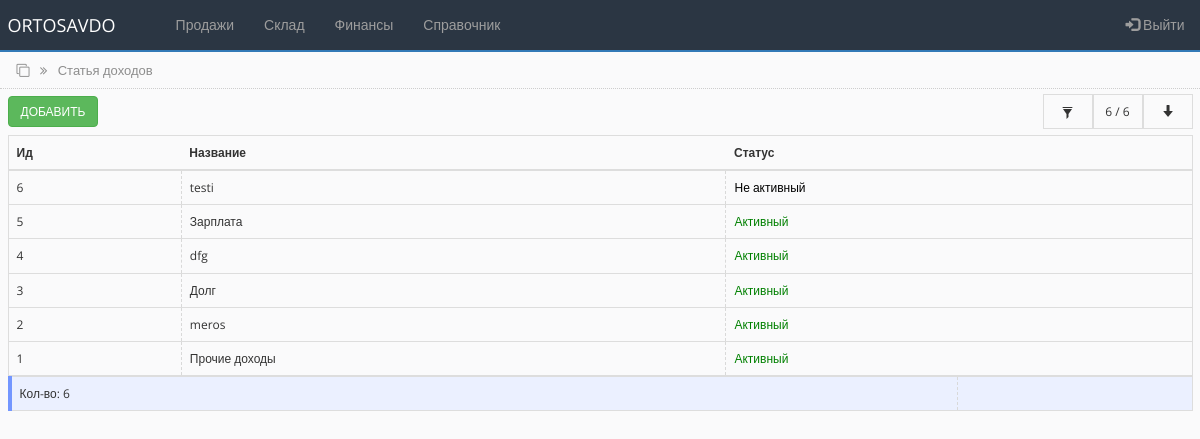
Page /type_cash_in.php (signed in) on the committed database.
### tables this page shows
CREATE TABLE `state_in` (
  `id` int(100) NOT NULL,
  `name` varchar(250) NOT NULL,
  `sts` int(100) NOT NULL
);

### type_cash_in.php (the view, shortened to what this page needs)
<?php
include('settings.php');
include('bot_lib.php');
$limit = 15;
if (isset($_POST['id_tci'])) {
    $id_cont = $_POST['id_tci'];
    $bg_sts = '#ebf0ff';
    $display_sts = 'none';
    $display_sts_filer_on = 'true';
     $query = "SELECT * FROM state_in WHERE id = '$id_cont' ORDER BY id DESC";
     $all_debt_query = "SELECT count(id) as allcount FROM state_in WHERE id = '$id_cont' ORDER BY id DESC";
 }
 else
{
    $query = "SELECT * FROM state_in ORDER BY id desc LIMIT 0,".$limit;
    $all_debt_query = "SELECT count(id) as allcount FROM state_in";
}
 $all_debt_result = mysqli_query ($connect, $all_debt_query);
 $all_debt_fetch = mysqli_fetch_array($all_debt_result);
 $all_count = $all_debt_fetch['allcount'];
 if ($all_count < $limit) {
     $limit  = $all_count;
   }
 $rs_result = mysqli_query ($connect, $query);
?>
<!DOCTYPE html>
<html lang="en">
<head>
    <link rel="stylesheet" href="https://maxcdn.bootstrapcdn.com/bootstrap/3.4.1/css/bootstrap.min.css">
    <link rel="stylesheet" href="https://cdnjs.cloudflare.com/ajax/libs/font-awesome/4.7.0/css/font-awesome.min.css">
    <link rel="stylesheet" href="css/bootstrap-grid.min.css">
    <link rel="stylesheet" href="https://cdnjs.cloudflare.com/ajax/libs/selectize.js/0.15.2/css/selectize.default.min.css" />
    <link rel="stylesheet" href="css/style.css">
</head>
<body>
<?php include 'partSite/nav.php'; ?>
<div class="page_name">
    <div class="container-fluid">
        <i class="fa fa-clone" aria-hidden="true"></i>
        <i class="fa fa-angle-double-right right_cus"></i>
        <span class="right_cus">Статья доходов</span>
    </div>
</div>
<div class="toolbar">
        <div class="container-fluid">
            <div class="toolbar_wrapper">
                <div>
                <a href="add_type_cash_in.php"> <button type="button" class="btn btn-success">Добавить</button> </a>
                </div>
                <div class="filter-container">
                    <div style="background-color:<?php echo $bg_sts;?>" class="filter-container-item first" data-toggle="modal" data-target="#filter">
                    <span class="glyphicon glyphicon-filter"></span>
                    </div>
                    <div style="display:<?php echo $display_sts;?>" class="filter-container-item">
                        <span><span id="row_c"><?php echo $limit; ?></span> / <?php echo $all_count; ?></span>
                    </div>
                    <div style="display:<?php echo $display_sts;?>" class="filter-container-item">
                        <div class="loadmore">
                            <button class="btn btn-outline-info" type="button" id="loadBtn" value="+10"><span class="glyphicon glyphicon-arrow-down"></span></button>
                        </div>
                    </div>
                </div>
            </div>
        </div>
</div>
<div class="all_table">
    <div class="container-fluid">
        <table class="table table-hover">
        <thead>
            <tr>
            <th scope="col">Ид</th>
            <th scope="col">Название</th>
            <th scope="col">Статус</th>
            </tr>
        </thead>
        <tbody class="postList">
<?php
   $i = 0;
   while ($row = mysqli_fetch_array($rs_result)) {
       $i++;
   if ($row['sts'] == 1) {
      $sts = "Активный";
      $sts_color = "green";
   }else {
       $sts = "Не активный";
      $sts_color = "black";
   }
?>
        <tr data-toggle="collapse" data-target="#row<?php echo $i;?>" aria-expanded="true" class="accordion-toggle">
            <td><?php echo $row["id"]; ?></td>
            <td><?php echo $row["name"]; ?></td>
            <td style="color: <?php echo $sts_color; ?>"><?php echo $sts; ?></td>
        </tr>
<?php
    };
?>
        </tbody>
        </table>
        <table class="table" style="background-color:#ebf0ff; border-left: 4px solid #7396ff;">
            <tr>
                <td style="text-align:left;">Кол-во: <?php echo number_format($all_count, 0, ',', ' '); ?>
                </td>
                <td style="text-align:left;"></td>
            </tr>
        </table>
    </div>
</div>
</body>
</html>

### css/style.css (style rules this page uses)
* { box-sizing: border-box; margin: 0; padding: 0; transition: all 0.01s; }
body { background-color: #FAFAFB; font-family: "Open Sans", sans-serif; font-size: 12px; }
.page_name { width: 100%; height: 37px; padding: 9px; margin-top: -20px; border-bottom: 1px dotted #CDCDCD; color: #8d8d8d; font-size: 13px; }
.right_cus { margin-left: 7px; }
.toolbar { width: 100%; height: 46px; margin: 0; padding: 5px 0; }
.toolbar .btn { text-transform: uppercase; font-size: 12px; }
.table { border-collapse: collapse; border: 1px solid #dddddd; margin-bottom: 0px; padding-top: 10px; }
table > tbody > tr > td { vertical-align: middle; border-left: 0.00001px dashed #d9d9d9; height: 80%; }
.toolbar_wrapper { width: 100%; display: flex; justify-content: space-between; align-items: center; }
.filter-container { min-height: 35px; display: grid; grid-template-columns: auto auto auto; align-items: center; justify-content: end; background-color: #fafafb; }
.filter-container .first { cursor: pointer; }
.filter-container-item { display: flex; align-items: center; justify-content: center; min-width: 50px; height: 100%; padding: 0 3px; border: 1px solid #dddddd; }
.filter-container-item button { width: 100%; background-color: #fafafb; outline: none !important; }

### rows in the picture
state_in: id "6", name "testi", sts "Не активный"
state_in: id "5", name "Зарплата", sts "Активный"
state_in: id "4", name "dfg", sts "Активный"
state_in: id "3", name "Долг", sts "Активный"
state_in: id "2", name "meros", sts "Активный"
state_in: id "1", name "Прочие доходы", sts "Активный"

### other values in the picture
$limit "6"
$all_count "6"
